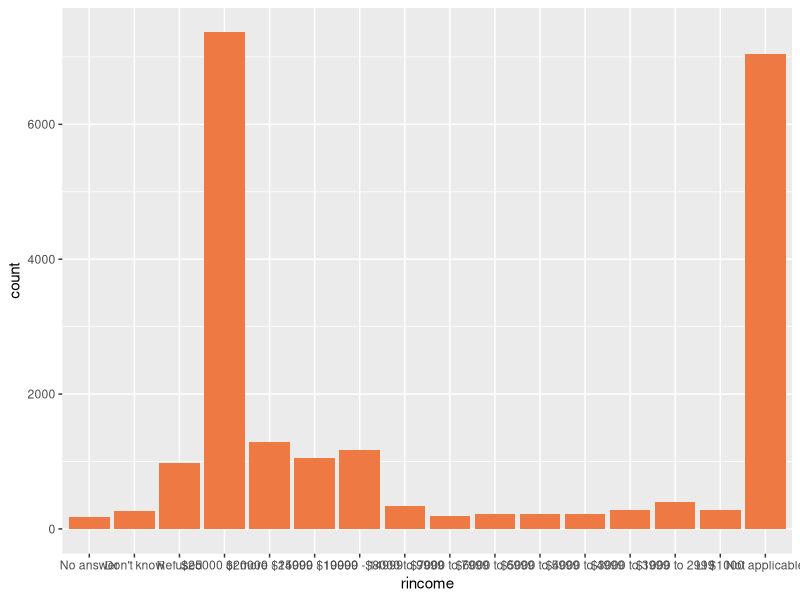
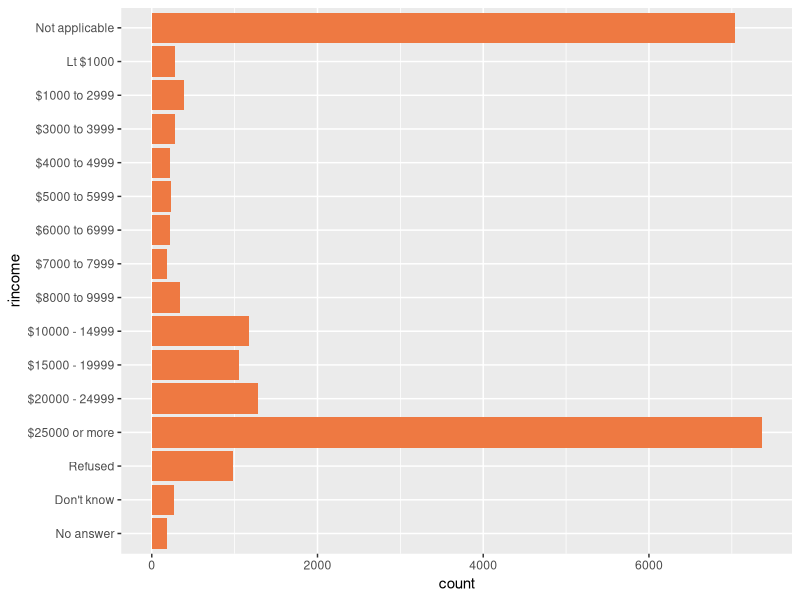
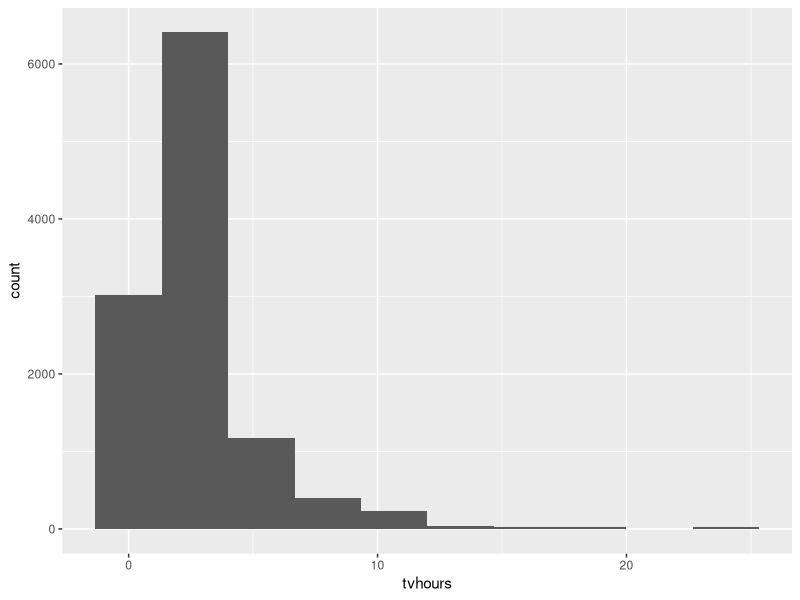
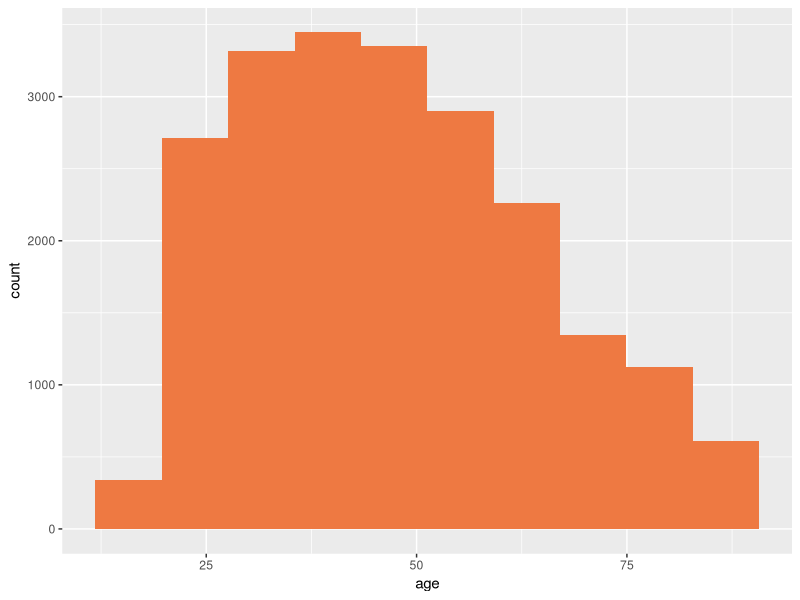
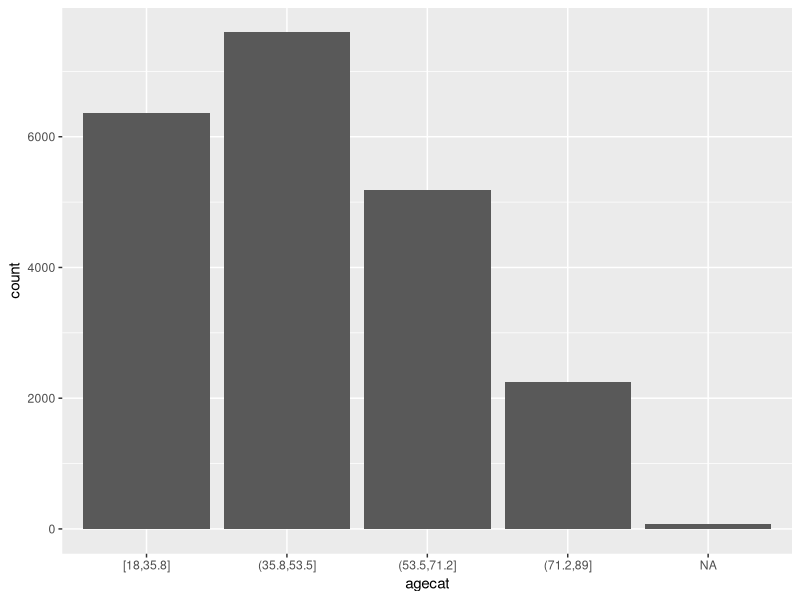
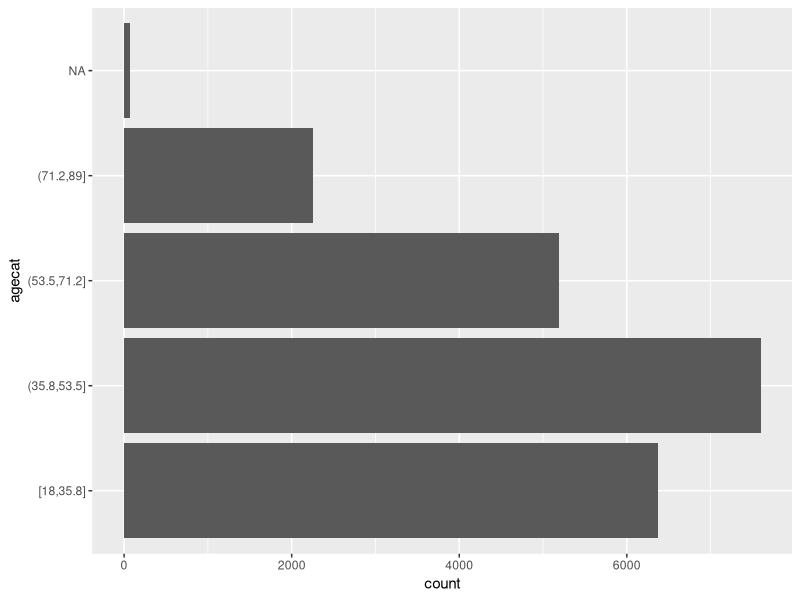
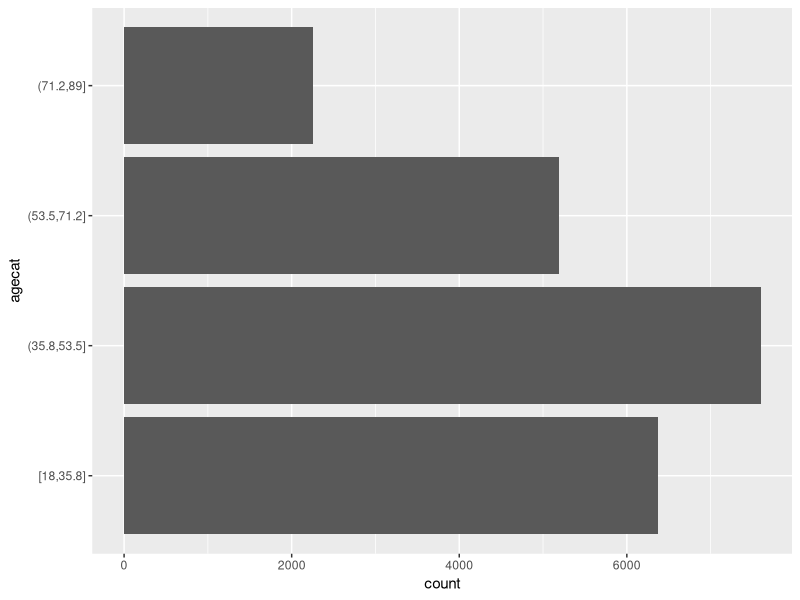
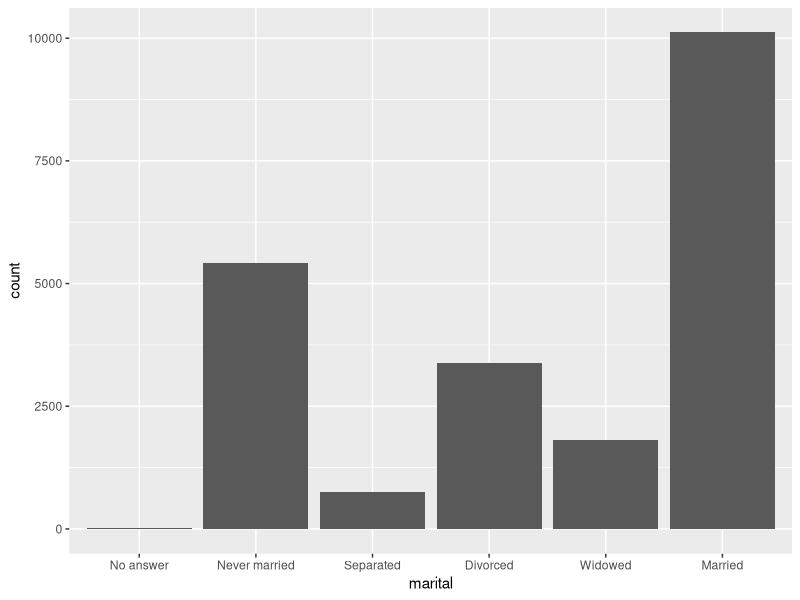

The R source for these figures, in order:
## Visualizing Distributions and Categorical Data With ggplot2

## New Functions covered:
# geom_bar()
# coord_flip()
# scale_y_continuous()
# facet_grid()
# geom_jitter()
# geom_smooth()
# filter() with %in% and logical operators


## Load tidyverse (as usual)
library(tidyverse)

####

## Quick look at the data with glimpse()
glimpse(gss_cat)

## Check the first few rows of the dataset
head(gss_cat)

## Check the *last* few rows of the dataset
tail(gss_cat)

## Make a barplot of the rincome variable
gss_cat |> 
    ggplot(aes(x = rincome)) + 
    geom_bar(fill = "sienna2")

## Make a barplot of the rincome variable switching axes
gss_cat |> 
    ggplot(aes(x = rincome)) + 
    geom_bar(fill = "sienna2") +
    coord_flip()

## Make a histogram of tvhours
gss_cat |> 
    ggplot(aes(x = tvhours)) + 
    geom_histogram(bins = 10)

## Make a histogram of age
gss_cat |> 
    ggplot(aes(x = age)) + 
    geom_histogram(bins = 10, 
                   fill = "sienna2")

## Make categories of age then make a bar plot of categories
gss_cat |>
    mutate(agecat = cut_interval(age, 4)) |>
    ggplot(aes(x = agecat)) +
    geom_bar()


## Make the same barplot but with axes switched
gss_cat |>
    mutate(agecat = cut_interval(age, 4)) |>
    ggplot(aes(y = agecat)) +
    geom_bar()

## Make the same barplot but with NAs filtered out
gss_cat |>
    filter(!is.na(age)) |> 
    mutate(agecat = cut_interval(age, 4)) |>
    ggplot(aes(y = agecat)) +
    geom_bar()

## Make a barplot of marital status
gss_cat |> 
    ggplot(aes(x = marital)) + 
    geom_bar()

## Make a barplot of marital status with proportions
gss_cat |> 
    ggplot(aes(x = marital)) +
    geom_bar(aes(y = after_stat(prop), 
                 group = 1))

## Make a barplot of marital status with proportions
gss_cat |> 
    ggplot(aes(x = marital)) +
    geom_bar(aes(y = after_stat(prop),
                 group = 1))

## Make a barplot of marital status with percentages
gss_cat |> 
    ggplot(aes(x = marital)) +
    geom_bar(aes(y = after_stat(prop), 
                 group = 1)) +
    scale_y_continuous(breaks = c(0, 0.4),
                       labels = c("0%", "40%")) +
    labs(y = "Percentage")

## Make a barplot of marital status with percentages using 'scales' package
gss_cat |> 
    ggplot(aes(x = marital)) +
    geom_bar(aes(y = after_stat(prop), 
                 group = 1)) +
    scale_y_continuous(labels = scales::percent_format()) +
    labs(y = "Percentage")


## Look at the distribution of TV hours watched
gss_cat |> 
    ggplot(aes(x = tvhours)) + 
    geom_histogram(bins = 8)


## Filter dataset to "Never married" values of marital and then make a histogram
## of tvhours
gss_cat |> 
    filter(marital == "Never married") |> 
    ggplot(aes(x = tvhours)) +
    geom_histogram(bins = 8)


## Filter dataset to "Married" values of marital and then make a histogram of
## tvhours
gss_cat |> 
    filter(marital == "Married") |> 
    ggplot(aes(x = tvhours)) + 
    geom_histogram(bins = 8)

## Filter dataset to Separated, Divorced, Widowed and make a histogram of
## tvhours
gss_cat |> 
    filter(marital %in% c("Separated", "Divorced", "Widowed")) |> 
    sample_n(10) ## Check first to see our filtering is working correctly

gss_cat |> 
    filter(marital %in% c("Separated", "Divorced", "Widowed")) |> 
    ggplot(aes(x = tvhours)) + 
    geom_histogram(bins = 8)


## Make a histogram facet plot of tvhours by marital
gss_cat |> 
    ggplot(aes(x = tvhours)) + 
    geom_histogram(aes(y = after_stat(density)),
                   bins = 8) +
    facet_wrap(vars(marital))

## Make a boxplot of tvhours by marital
gss_cat |> 
    filter(marital != "No answer") |> 
    ggplot(aes(x = marital, y = tvhours)) + 
    geom_boxplot()

## Make a scatterplot of tvhours vs age
gss_cat |> 
    ggplot(aes(x = age, y = tvhours)) +
    geom_point()

## Make a scatterplot of tvhours vs age with alpha
gss_cat |> 
    ggplot(aes(x = age, y = tvhours)) +
    geom_point(alpha = 1/10)

## Make a scatterplot of tvhours vs age with jitter
gss_cat |> 
    ggplot(aes(x = age, y = tvhours)) +
    geom_jitter()

## Combine ages into categories and make boxplots of tvhours by agecat
gss_cat |> 
    filter(!is.na(age)) |> 
    mutate(agecat = cut_interval(age, 10)) |> 
    ggplot(aes(x = agecat, y = tvhours)) + 
    geom_boxplot()

## Make a scatterplot of tvhours vs age with jitter and smooth
gss_cat |> 
    ggplot(aes(x = age, y = tvhours)) +
    geom_jitter() +
    geom_smooth()

## Make a smooth of tvhours vs age (no points)
gss_cat |> 
    ggplot(aes(x = age, y = tvhours)) +
    geom_smooth()

